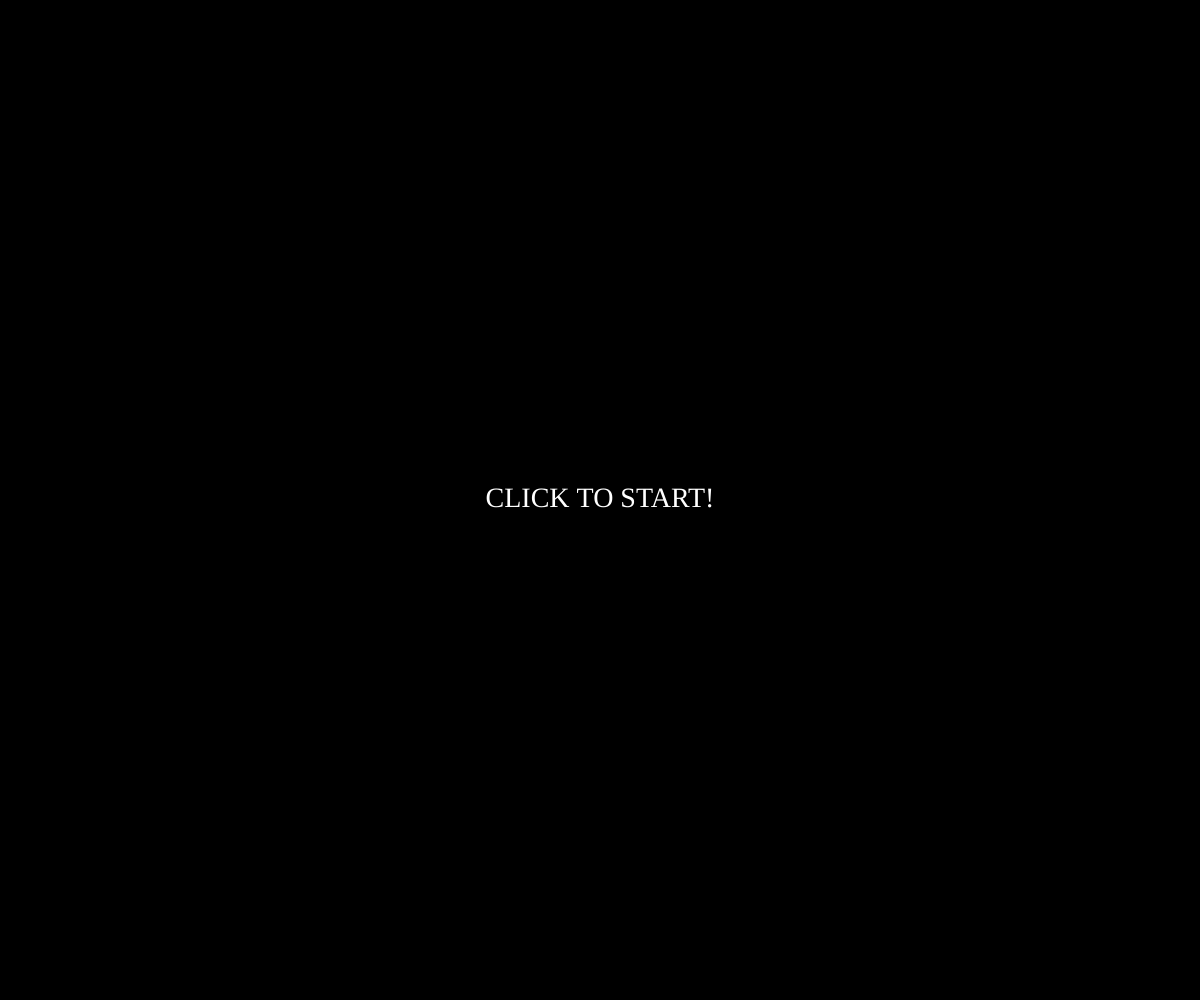
Frame 1 (no input)
Frame 60 (no input): identical to frame 1, image omitted
Frame 120 (the mouse pressed at the canvas centre since frame 60): identical to frame 1, image omitted

The p5.js sketch that drew this single still picture (run headless with seeded random() and noise() and a simulated clock; from frame 60 on, the mouse is pressed at the canvas centre):

// p5.js sketch
// ── sketch.js
let gridX, gridY, gridSize;
let strokeW = 2;

let randomCols = [];
let clickedCells = [];

let resetBtn;
let gameState = "start";

let speed;
let offset = 0;
let shiftCount = 0;

let score = 0;

function setup() {
  let cnv = createCanvas(windowWidth, windowHeight);
  cnv.mouseClicked(handleClick);
  textFont("Jersey 10");
  textSize(28);
  textAlign(CENTER, CENTER);

  speed = windowHeight / 200;

  resetBtn = createElement("i")
    .class("fa fa-refresh")
    .mouseClicked(() => resetGame());
}

function draw() {
  background(0);

  switch (gameState) {
    case "start":
      noStroke();
      fill(255);
      text("CLICK TO START!", width / 2, height / 2);
      break;
    case "playing":
      game();
      break;
    case "gameOver":
      noStroke();
      fill(255);
      text("GAME OVER!", width / 2, height / 2);
      text(`SCORE: ${score}`, width / 2, height / 1.8);
      break;
  }
}

function game() {
  drawCells(randomCols.length, 3);

  let cellSize = (gridSize * 2) / 3;
  offset += speed;
  if (offset >= cellSize) {
    offset = 0;
    shiftRows();
  }

  beginClip();
  drawGrid();
  endClip();
  drawGrid();
}

function drawGrid() {
  gridSize = height / 4;
  gridX = width / 2 - gridSize;
  gridY = height / 2 - gridSize;

  noFill();
  stroke(255);
  strokeWeight(strokeW);
  square(gridX, gridY, gridSize * 2);
}

function drawCells(rows, cols) {
  let cellSize = (gridSize * 2) / cols;

  for (let row = 0; row < rows; row++) {
    let randomCol = randomCols[row];

    for (let col = 0; col < cols; col++) {
      let x = gridX + col * cellSize;
      let y = gridY + row * cellSize + offset - cellSize;

      if (clickedCells.some((c) => c.row === row)) {
        noFill();
      } else if (col === randomCol) {
        fill(255);
      } else {
        noFill();
      }

      stroke(255);
      square(x, y, cellSize);
    }
  }
}

function shiftRows() {
  let lastRow = randomCols.length - 1;
  if (lastRow >= 3) {
    if (!clickedCells.some((c) => c.row === lastRow)) {
      gameState = "gameOver";
      return;
    }
    randomCols.pop();
  }

  randomCols.unshift(int(random(3)));

  clickedCells = clickedCells
    .map((c) => ({ row: c.row + 1, col: c.col, locked: c.locked }))
    .filter((c) => c.row < randomCols.length);

  shiftCount++;
  if (shiftCount % 10 === 0) {
    speed += windowHeight / 2000;
  }
}

function handleClick() {
  switch (gameState) {
    case "start":
      gameState = "playing";
      break;

    case "playing":
      let cellSize = (gridSize * 2) / 3;

      for (let row = 0; row < randomCols.length; row++) {
        let randomCol = randomCols[row];

        if (clickedCells.some((c) => c.locked && c.row === row)) continue;

        for (let col = 0; col < 3; col++) {
          let x = gridX + col * cellSize;
          let y = gridY + row * cellSize + offset - cellSize;

          if (
            mouseX >= x &&
            mouseX < x + cellSize &&
            mouseY >= y &&
            mouseY < y + cellSize
          ) {
            if (col !== randomCol) {
              gameState = "gameOver";
            } else {
              clickedCells = clickedCells.filter((c) => c.row !== row);
              clickedCells.push({ row, locked: true });
              score++;
            }
            return;
          }
        }
      }
      break;
  }
}

function resetGame() {
  gameState = "playing";
  shiftCount = 0;
  offset = 0;
  score = 0;
  speed = windowHeight / 200;
  clickedCells = [];
  randomCols = [int(random(3))];
}
